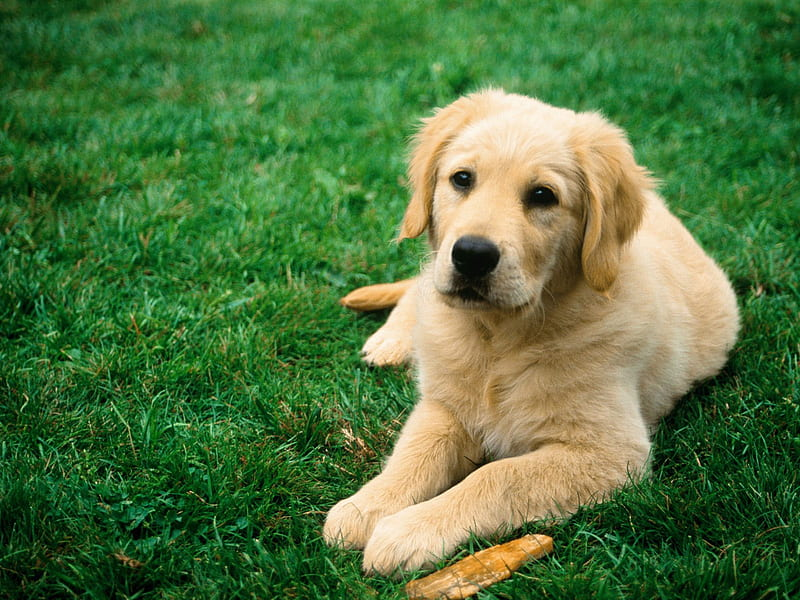
#> input picture OpenCv Lvl-4 Colo Space/1.jpg, 800 x 600 px
$ jupyter execute color-spaces.ipynb
#> lines starting #> are read from the running program, lines starting #| are printed output that depends on the picture
[cell 1]
import cv2

[cell 2]
img = cv2.imread('1.jpg')   #cv2 always BGR
#> img is the input picture: shape (600, 800, 3); mean B, G, R 63, 117.2, 80.1

[cell 3]
cv2.imshow("Image", img)
cv2.waitKey(0)

[cell 4]
#BGR to RGB

img_RGB = cv2.cvtColor(img, cv2.COLOR_BGR2RGB)
cv2.imshow("Image RGB", img_RGB)
cv2.waitKey(0)

[cell 5]
#Image to Gray

img_RGB = cv2.cvtColor(img, cv2.COLOR_BGR2GRAY)
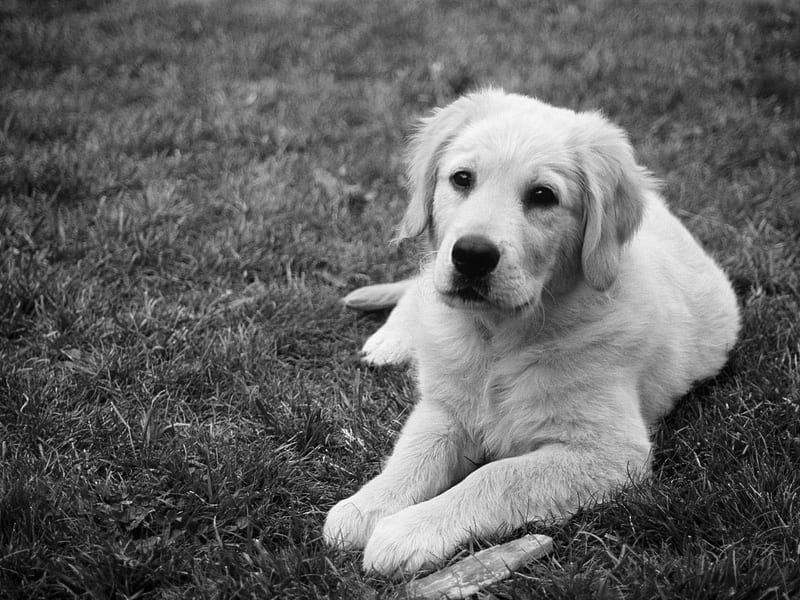
#> img_RGB: shape (600, 800); min 0, max 252, mean 99.9
cv2.imshow("Image RGB", img_RGB)
cv2.waitKey(0)

[cell 6]
img_RGB = cv2.cvtColor(img, cv2.COLOR_BGR2HSV)    #used for color detection
#> img_RGB: shape (600, 800, 3); mean H, S, V 49.3, 155, 124
cv2.imshow("Image RGB", img_RGB)
cv2.waitKey(0)
